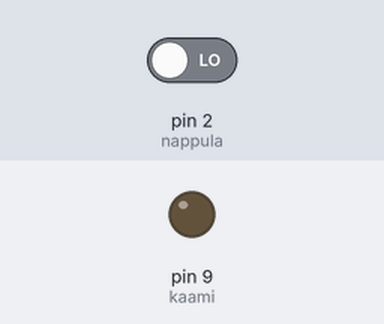
Recording of a sketch running on a simulated Arduino Uno, built with avr-gcc and run on an emulated ATmega328P. Parts: output pins drawn as LEDs (lit = HIGH). The test bench sets the inputs (shaded band); at power-on: pin 2 (nappula) LOW.

Above: at 1.2 s.
1.3 s: pin 2 (nappula) driven HIGH
At 1.9 s:
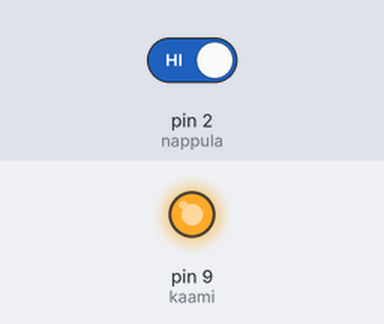
2.8 s: pin 2 (nappula) driven LOW
At 4.2 s:
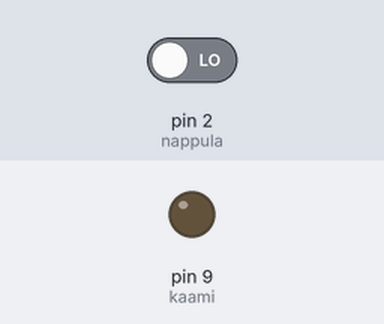
Timing chart, 0 to 5.8 s (numbered marks = the images above; inputs shaded):
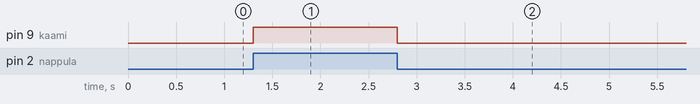

The sketch:

sketch_sep21a.ino
```cpp
const int kaami = 9;
const int nappula = 2;
int mod = 1;
int tila = 0;

void setup() {

 pinMode (kaami, OUTPUT);
 pinMode (nappula, INPUT);

}

void loop() {

  tila = digitalRead(nappula);
  if (tila == HIGH){
    digitalWrite(kaami, HIGH);
   }else{
    digitalWrite(kaami, LOW);
    }
  }
```

Measured:
- after the input at 1.3 s, pin 9 (kaami): LOW → HIGH at once
- after the input at 2.8 s, pin 9 (kaami): HIGH → LOW at once
